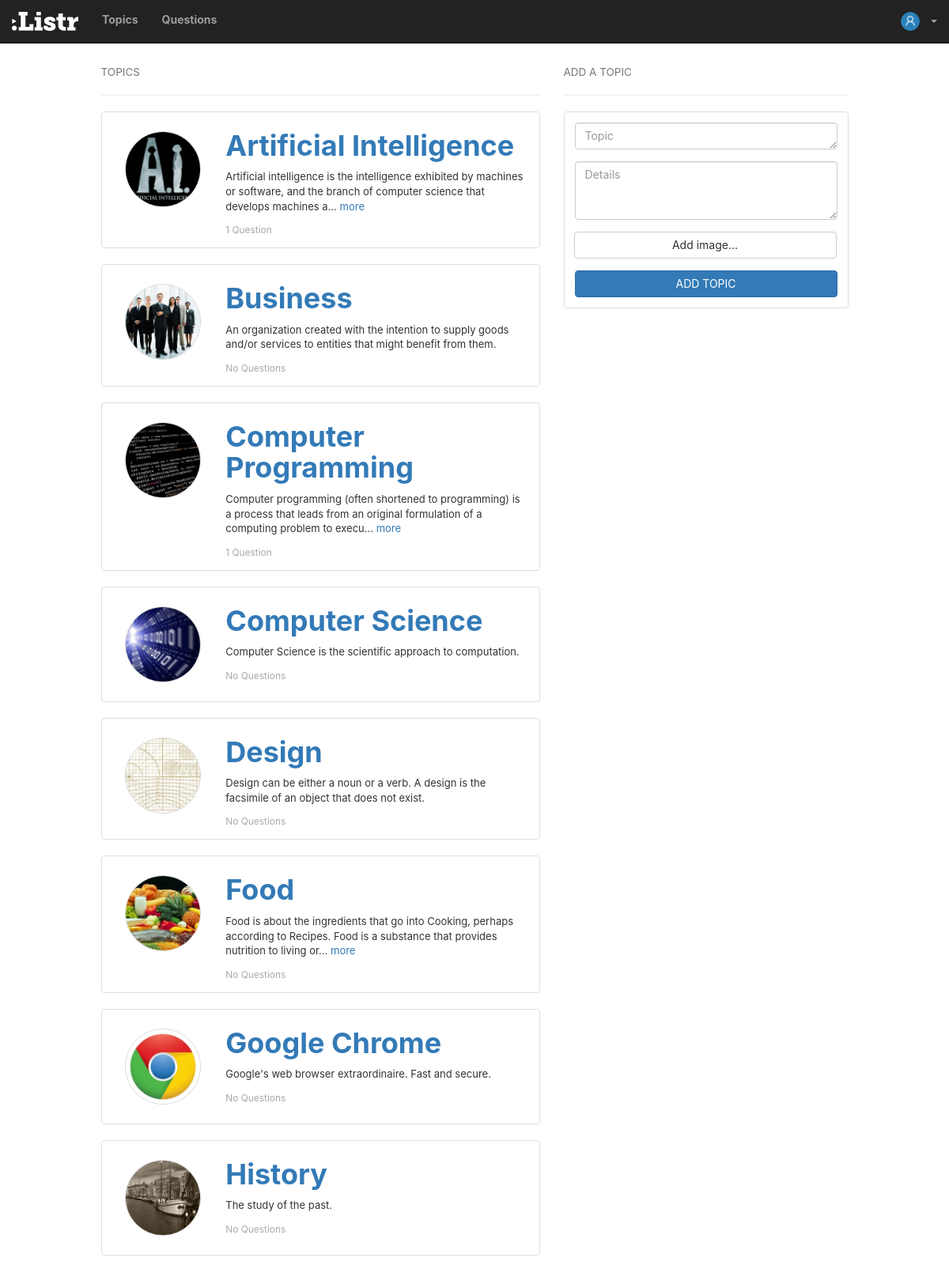
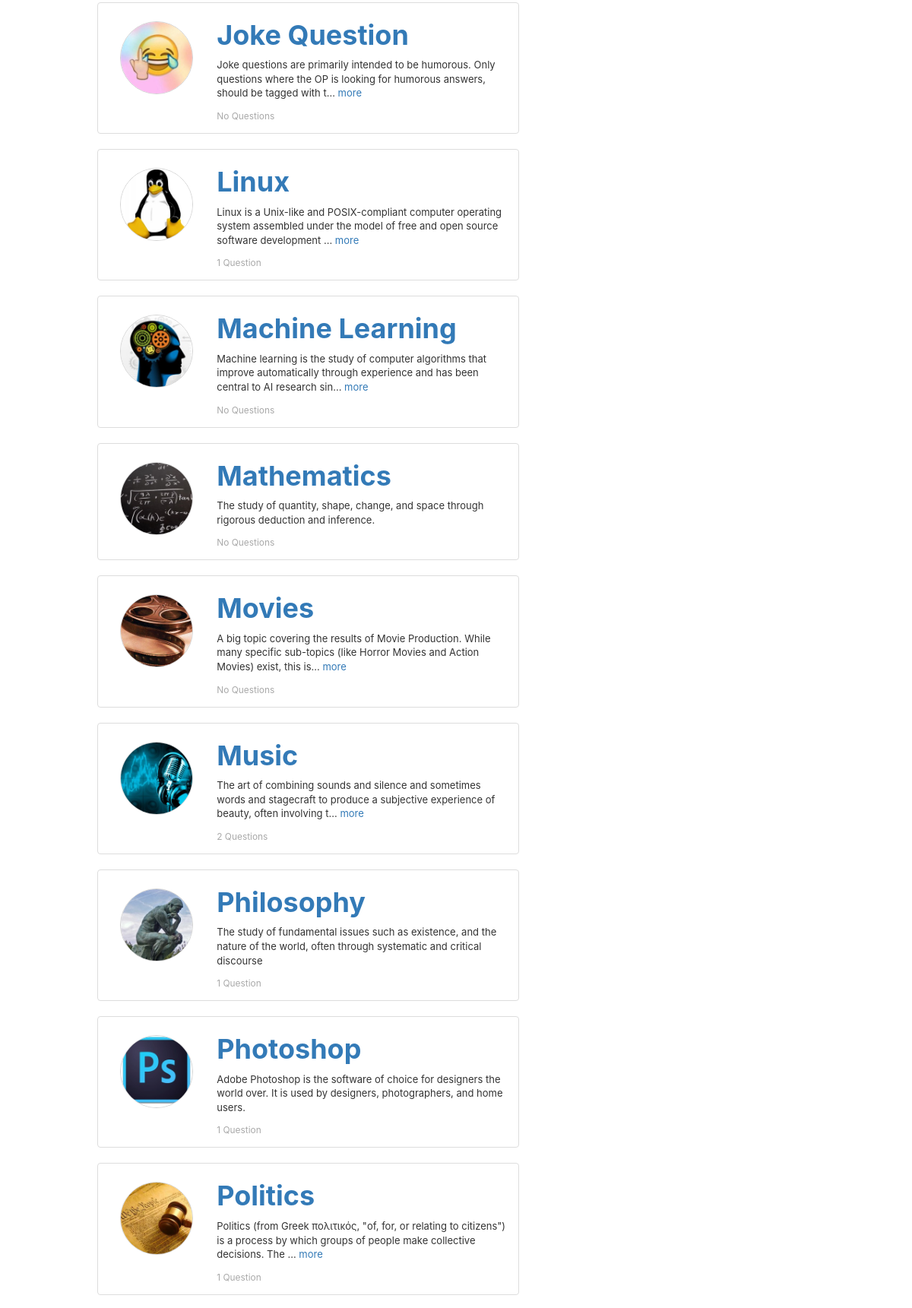
The app's page /topics/ (signed in, upper part) with its own data (2 pictures, top to bottom).
### questions/models.py (models this page shows, shortened)
class Topic(models.Model):
	topic = models.CharField(max_length = 30)
	details = models.CharField(max_length = 100, default = "")
	creator = models.ForeignKey(User, on_delete = models.CASCADE)
	create_date = models.DateTimeField(auto_now_add=True)
	is_verified = models.BooleanField(default = False)
	image = models.FileField(blank=True)
	class Meta:
		ordering = ['topic']

### questions/views.py (the view)
# urls.py: url(r'^topics/$', views.topics, name='topics'),
def topics(request):
	if not request.user.is_authenticated:
		return redirect('/')
	topics_list = Topic.objects.all()
	for topic in topics_list:
		que = Question.objects.filter(topic = topic).count()
		topic.question_count = que
	context = {'topics': topics_list}
	return render(request, 'topics.html', context)

### questions/templates/topics.html (shortened to what this page needs)
{% extends "base.html" %}
{% load static %}
{% block content %}
  {% if topics|length > 0 %}
    <h4><small>TOPICS</small></h4>
    <hr>
    {% for topic in topics %}
    <div class="thumbnail">
      <div class="row">
        <div class="col-xs-3 col-sm-3" style="padding: 20px 40px;">
          <img class="center-cropped" src="{{ topic.image.url }}" width="96px" height="96px">
        </div>
        <div class="col-xs-9 col-sm-9">
          <div class="caption">
            <a href="/topics/{{topic.id}}">
              <h1 style="font-weight: bold; margin-top: 10px;">{{topic.topic}}</h1>
            </a>
            <p style="font-size:13px" class="more">{{topic.details}}</p>
            {% if topic.question_count == 1 %}
              <small style="color: darkgray">{{topic.question_count}} Question</small>
            {% elif topic.question_count > 1 %}
              <small style="color: darkgray">{{topic.question_count}} Questions</small>
            {% else %}
              <small style="color: darkgray">No Questions</small>
            {% endif %}
          </div>
        </div>
      </div>
    </div>
    {% endfor %}
  {% else %}
    <h3 style="font-weight:bold">Nobody added topics. 😞</h3>
  {% endif %}
{% endblock %}
{% block rightbar %}
  {% include "rightbar/topics.html" %}
{% endblock %}

### questions/templates/base.html (shortened to what this page needs)
{% load static %}
<!DOCTYPE html>
<html>
<head>
  <link rel="stylesheet" href="{% static 'questions/css/bootstrap.min.css' %}">
  <link rel="stylesheet" href="https://cdnjs.cloudflare.com/ajax/libs/bootstrap-select/1.12.2/css/bootstrap-select.min.css">
  <link rel="stylesheet" href="{% static 'questions/css/app.css' %}"> {% block styles %}{% endblock %}
</head>
<body>
  {% block nav %} {% include "navbar.html" %} {% endblock %}
  <div class="container-fluid">
    <div class="col-md-6 col-md-offset-1">
      {% block content %}{% endblock %} {% block usercontent %}{% endblock %} {% block comments %}{% endblock %}
    </div>
    <div class="col-md-4">
      {% block rightbar %}{% endblock %}
    </div>
  </div>
</body>
</html>

### questions/templates/navbar.html (shortened to what this page needs)
{% load static %}
<nav class="navbar navbar-inverse navbar-fixed-top listr-navbar">
  <div class="container-fluid">
    <div class="navbar-header">
      <a class="navbar-brand" href="/questions"><img src="{% static 'questions/assets/logo-small.png' %}" alt="Listr"></a>
    </div>
    <div class="collapse navbar-collapse" id="bs-example-navbar-collapse-1">
      <ul class="nav navbar-nav">
        <li><a href="/topics" style="font-weight:bold">Topics</a></li>
        <li><a href="/questions" style="font-weight:bold">Questions</a></li>
      </ul>
      <ul class="nav navbar-nav navbar-right">
        <li class="dropdown">
          <a href="#" class="dropdown-toggle" data-toggle="dropdown" role="button" aria-haspopup="true" aria-expanded="false">
          {% if user.profile.avatar %}
            <img class="center-cropped" src="{{ request.user.profile.avatar.url }}" width="24px" height="24px" style="border:none;">&nbsp;&nbsp;{{request.user.first_name}} <span class="caret"></span>
          {% else %}
            <img class="center-cropped" src="{% static 'questions/assets/default-user-avatar.png' %}" width="24px" height="24px" style="border:none;">&nbsp;&nbsp;{{request.user.first_name}} <span class="caret"></span>
          {% endif %}
          </a>
        </li>
      </ul>
    </div>
  </div>
</nav>

### questions/templates/rightbar/topics.html (shortened to what this page needs)
<h4><small>ADD A TOPIC</small></h4>
<hr>
<div class="thumbnail">
  <div class="caption">
    <form class="" action="{% url 'addtopic' %}" method="POST" enctype="multipart/form-data">
      <div class="form-group">
        <textarea class="form-control" rows="1" placeholder="Topic" name="topic" required=""></textarea>
      </div>
      <div class="form-group">
        <textarea class="form-control" rows="3" placeholder="Details" name="details" required=""></textarea>
      </div>
      <div class="form-group">
        <div class="input-group">
          <label class="input-group-btn">
            <span class="btn btn-default btn-block" style="border-radius: 4px;">
              <span id="add-t-image">Add image</span>&hellip;
            </span>
          </label>
        </div>
      </div>
      <button type="submit" class="btn btn-primary btn-block">ADD TOPIC</button>
    </form>
  </div>
</div>

### questions/static/questions/css/app.css (style rules this page uses)
body { font-family: -apple-system, BlinkMacSystemFont, 'SF UI Text', 'Roboto', 'Segoe UI', 'Helvetica Neue', 'Helvetica', arial, sans-serif; padding-top: 70px; }
h1, h2, h3 { font-family: -apple-system, BlinkMacSystemFont, 'SF UI Display', 'Roboto', 'Segoe UI', 'Helvetica Neue', 'Helvetica', arial, sans-serif; }
.center-cropped { object-fit: cover; object-position: center; border-radius: 500px; border: 0.5px solid lightgray; }

### records on screen
Topic: image (picture), topic "Artificial Intelligence", details "Artificial intelligence is the intelligence exhibited by machines or software, and the branch of computer science that develops machines a", question_count "1"
Topic: image (picture), topic "Business", details "An organization created with the intention to supply goods and/or services to entities that might benefit from them.", shows "No Questions"
Topic: image (picture), topic "Computer Programming", details "Computer programming (often shortened to programming) is a process that leads from an original formulation of a computing problem to execu", question_count "1"
Topic: image (picture), topic "Computer Science", details "Computer Science is the scientific approach to computation.", shows "No Questions"
Topic: image (picture), topic "Design", details "Design can be either a noun or a verb. A design is the facsimile of an object that does not exist.", shows "No Questions"
Topic: image (picture), topic "Food", details "Food is about the ingredients that go into Cooking, perhaps according to Recipes. Food is a substance that provides nutrition to living or", shows "No Questions"
Topic: image (picture), topic "Google Chrome", details "Google's web browser extraordinaire. Fast and secure.", shows "No Questions"
Topic: image (picture), topic "History", details "The study of the past.", shows "No Questions"
Topic: image (picture), topic "Joke Question", details "Joke questions are primarily intended to be humorous. Only questions where the OP is looking for humorous answers, should be tagged with t", shows "No Questions"
Topic: image (picture), topic "Linux", details "Linux is a Unix-like and POSIX-compliant computer operating system assembled under the model of free and open source software development", question_count "1"
Topic: image (picture), topic "Machine Learning", details "Machine learning is the study of computer algorithms that improve automatically through experience and has been central to AI research sin", shows "No Questions"
Topic: image (picture), topic "Mathematics", details "The study of quantity, shape, change, and space through rigorous deduction and inference.", shows "No Questions"
Topic: image (picture), topic "Movies", details "A big topic covering the results of Movie Production. While many specific sub-topics (like Horror Movies and Action Movies) exist, this is", shows "No Questions"
Topic: image (picture), topic "Music", details "The art of combining sounds and silence and sometimes words and stagecraft to produce a subjective experience of beauty, often involving t", question_count "2"
Topic: image (picture), topic "Philosophy", details "The study of fundamental issues such as existence, and the nature of the world, often through systematic and critical discourse", question_count "1"
Topic: image (picture), topic "Photoshop", details "Adobe Photoshop is the software of choice for designers the world over. It is used by designers, photographers, and home users.", question_count "1"
Topic: image (picture), topic "Politics", details "Politics (from Greek πολιτικός, \"of, for, or relating to citizens\") is a process by which groups of people make collective decisions. The", question_count "1"
